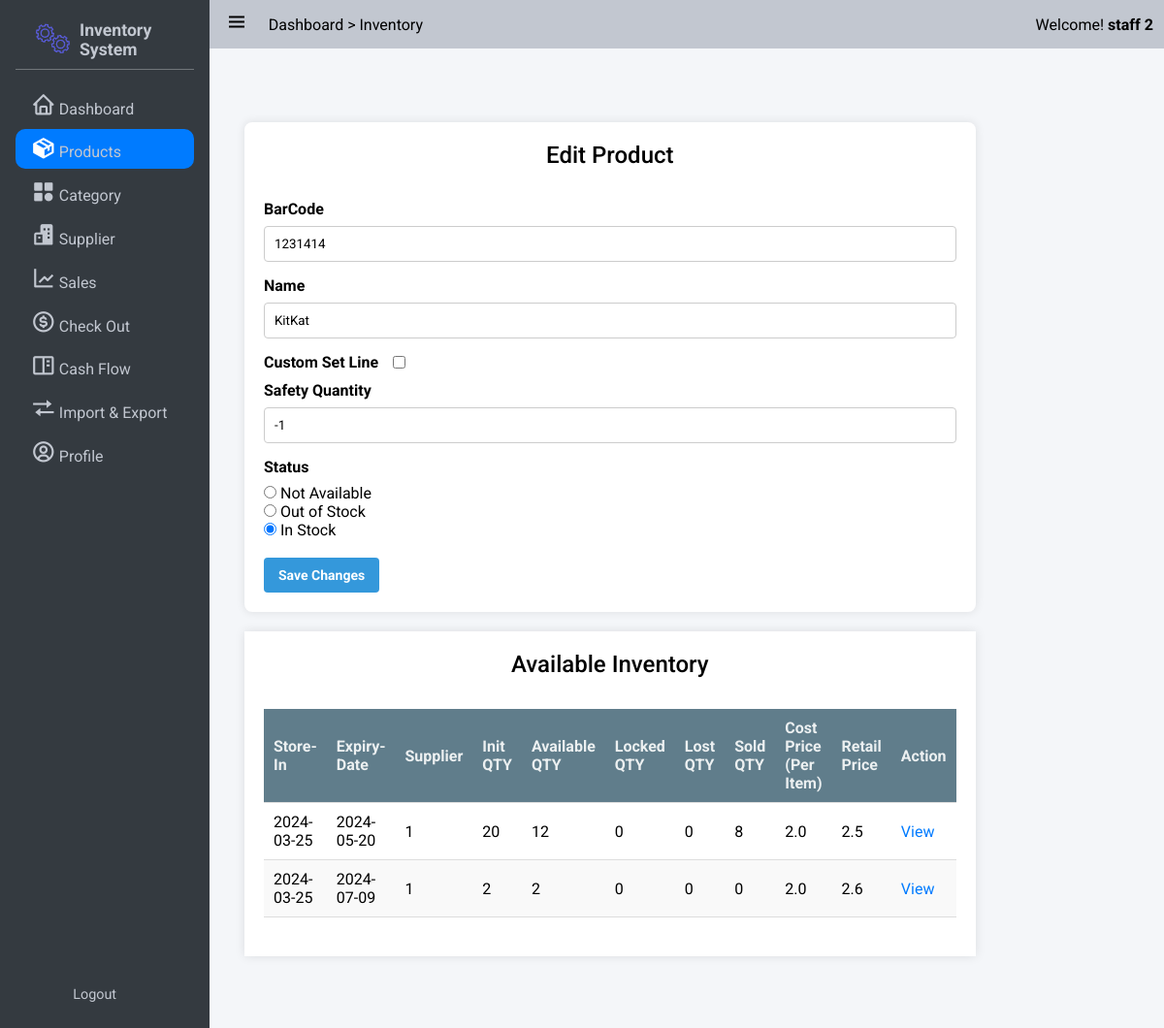
The app's page /products/1231414/ (signed in), older data.
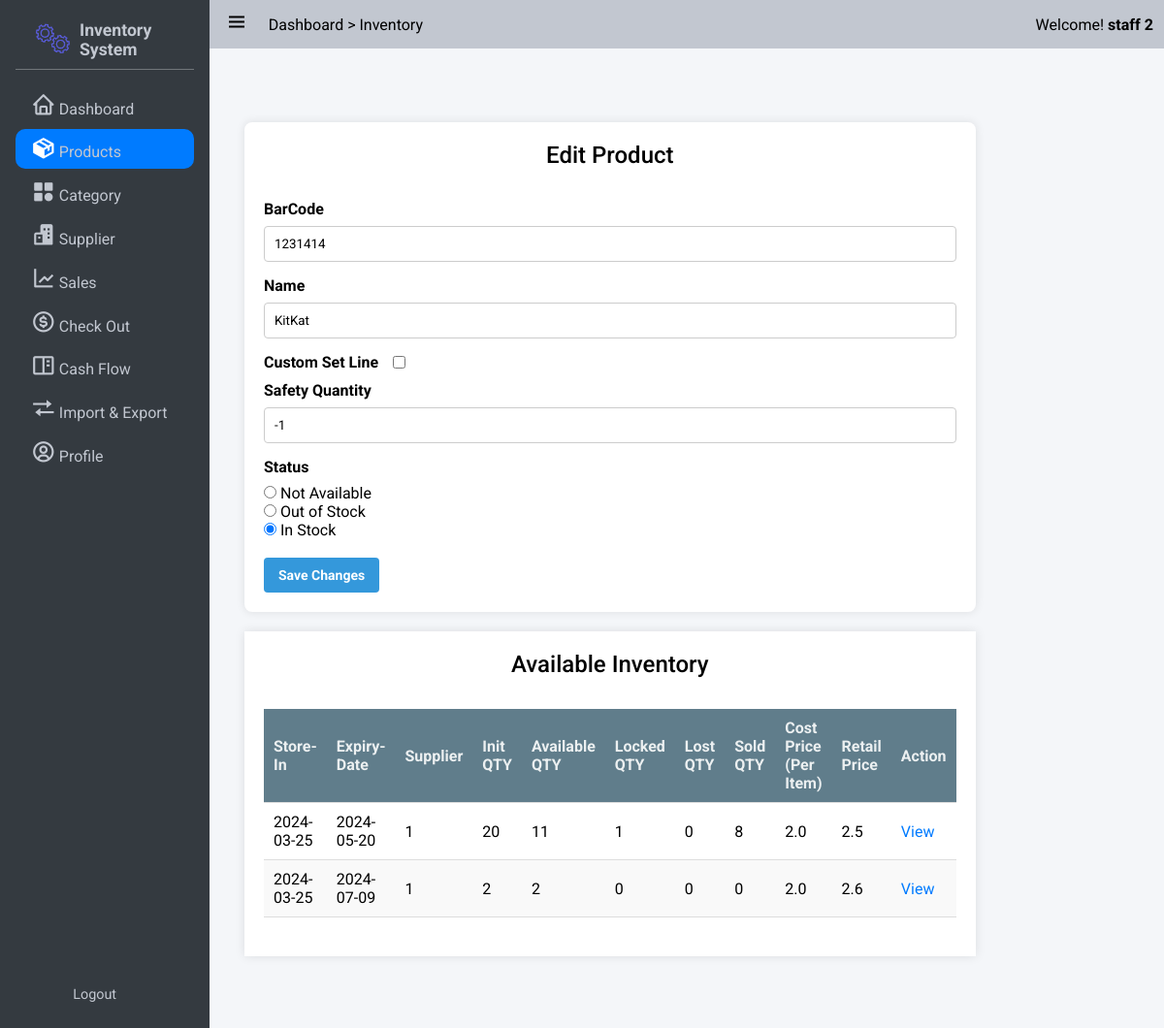
The same page, newer data.
### app/models/user.py (models this page shows, shortened)
class User(UserMixin,db.Model):
    __tablename__ = 'users'
    id = db.Column(db.Integer, primary_key=True)
    StaffID = db.Column(db.String,unique = True)
    First_Name = db.Column(db.String(100, collation='NOCASE'), nullable=False, server_default='')
    Last_Name = db.Column(db.String(100, collation='NOCASE'), nullable=False, server_default='')
    Email = db.Column(db.String(50), unique=True, nullable=False)
    Password = db.Column(db.String(80), nullable=False)
    pins = db.Column(db.Integer)
    roles = db.relationship('Role', secondary='user_roles')
    active = db.Column('is_active', db.Boolean(), nullable=False, server_default='1')
    Email_Confirmed_At = db.Column(db.DateTime())
    Last_Login = db.Column(db.DateTime())

### app/models/product.py (models this page shows, shortened)
class Product(db.Model):
    id = db.Column(db.Integer, nullable=False, primary_key=True)
    BarCode = db.Column(db.BigInteger,nullable=False)
    Name = db.Column(db.String, nullable=False)
    Safety_quantity = db.Column(db.Integer,nullable=False)
    Status = db.Column(db.String, nullable=False) # "NotAvailable","OutOfStock","InStock"
    Inventories = db.relationship('Inventory',backref='product',lazy=True)  # Improved loading
    Categories = db.relationship('Category',secondary=product_category, backref=db.backref('products', lazy=True), lazy='subquery')

class Inventory(db.Model):
    id = db.Column(db.Integer, nullable=False, primary_key=True)
    Product_id = db.Column(db.Integer,db.ForeignKey('product.id'),nullable=False)
    Supplier_id = db.Column(db.Integer,db.ForeignKey('supplier.id'),nullable=False)
    StockInDate = db.Column(db.Date, nullable=False)
    ExpiryDate = db.Column(db.Date, nullable=False)
    Init_QTY = db.Column(db.Integer, nullable=True)
    Available_QTY = db.Column(db.Integer, nullable=False)
    Locked_QTY = db.Column(db.Integer, nullable=False)
    Lost_QTY = db.Column(db.Integer, nullable=False)
    Sold_QTY = db.Column(db.Integer, nullable=False)
    CostPerItem = db.Column(db.Double, nullable=False)
    RetailPrice = db.Column(db.Double,nullable=False)

### app/product/product_routers.py (the view)
@bp.route('/<barcode>/', methods=['GET'])
@login_required
def get_product(barcode):
    if barcode:
        product = db.one_or_404(db.select(Product).filter_by(BarCode=barcode))
        suppliers = Supplier.query.all()
        inventories = product.Inventories
        categories = Category.query.all()
        form = CreateProductForm(obj=product)
        form.categories.choices = [(category.id, category.Name) for category in Category.query.all()]
        inventoryForm = InventoryForm()
        inventoryForm.supplier.choices = [(supplier.id,supplier.Name) for supplier in suppliers]
        return render_template('product/detail.html', product=product,categories = categories,inventories = inventories,suppliers=suppliers,form = form,inventoryForm=inventoryForm)
    else:
        return redirect(url_for('product.index'))

### app/templates/product/detail.html (shortened to what this page needs)
{% extends 'base.html' %}
{% block css_style %}
    <link rel="stylesheet" href="{{url_for('static',filename='css/flex.css')}}">
    <link rel="stylesheet" href="{{url_for('static',filename='css/grid.css')}}">
    <link rel="stylesheet" href="{{url_for('static',filename='css/form.css')}}">
    <link rel="stylesheet" href="{{url_for('static',filename='css/table.css')}}">
    <link rel="stylesheet" href="{{url_for('static',filename='css/category.css')}}">
{% endblock %}
{% block nav_inventory %}active{% endblock %}
{% block content %}
    <div class="grid-container four-two-grid">
        <div class="grid-item">
            <div class="form-container full_width">
            <h3>Edit Product</h3>
                <form method="POST" action="{{ url_for('product.edit_product',barcode = product.BarCode) }}">
                    {{ form.barcode.label }}
                    {{ form.barcode( value = product.BarCode) }}
                    {{ form.name.label }}
                    {{ form.name( value = product.Name) }}
                    <div class="flex flex-start-center" style="margin-bottom: 10px;">
                    {{ form.safety_quantity_custom.label(style='margin:0') }}
                    {{ form.safety_quantity_custom(style='margin-left:15px') }}
                   </div>
                    {{ form.safety_quantity.label }} {{ form.safety_quantity(value = product.Safety_quantity) }}
                    {{ form.status.label }}
                    {% for choice_key, choice_label in form.status.choices %}
                        <input type="radio"  name="status" value="{{choice_key}}" {% if choice_key == product.Status %} Checked {% endif %}> {{ choice_label }}
                        <br>
                    {% endfor %}
                    <br>
                    <button class="button info" type="submit">Save Changes</button>
                </form>
            </div>
            <div class="table-container">
                <h3>Available Inventory</h3>
                <table style="width: 100%;" class="">
                    <thead>
                        <tr>
                            <th>Store-In</th>
                            <th>Expiry-Date</th>
                            <th>Supplier</th>
                            <th>Init QTY</th>
                            <th>Available QTY</th>
                            <th>Locked QTY</th>
                            <th>Lost QTY</th>
                            <th>Sold QTY</th>
                            <th>Cost Price (Per Item)</th>
                            <th>Retail Price</th>
                            <th>Action</th>
                        </tr>
                    </thead>
                    <tbody>
                        {% for inventory in product.Inventories %}
                            <tr>
                                <form method="POST" action="" style="display: inline-block;">
                                    <td>
                                        <span>{{ inventory.StockInDate }}</span>
                                    </td>
                                    <td>
                                        <span>{{ inventory.ExpiryDate }}</span>
                                    </td>
                                    <td>
                                        <span>{{ inventory.Supplier_id }}</span>
                                    </td>
                                    <td>
                                        <span>{{ inventory.Init_QTY }}</span>
                                    </td>
                                    <td>
                                        <span>{{ inventory.Available_QTY }}</span>
                                    </td>
                                    <td>
                                        <span>{{ inventory.Locked_QTY }}</span>
                                    </td>
                                    <td>
                                        <span>{{ inventory.Lost_QTY}}</span>
                                    </td>
                                    <td>
                                        <span>{{ inventory.Sold_QTY }}</span>
                                    </td>
                                    <td>
                                        <span>{{ inventory.CostPerItem }}</span>
                                    </td>
                                    <td>
                                        <span>{{ inventory.RetailPrice }}</span>
                                    </td>
                                </form>
                                <td>
                                    <a href="{{url_for('product.inventory_detail',inventory=inventory.id)}}">View</a>
                                </td>
                            </tr>
                        {% endfor %}
                    </tbody>
                </table>
            </div>
        </div>
    </div>
{% endblock %}

### app/templates/base.html (shortened to what this page needs)
<!DOCTYPE html>
<html lang="en">
<head>
    <link rel="stylesheet" href="{{url_for('static',filename='css/button.css')}}">
    <link rel="stylesheet" href="{{url_for('static',filename='css/style.css')}}">
    <link rel="stylesheet" href="{{url_for('static',filename='css/responsive.css')}}">
    <link rel="stylesheet" href="{{url_for('static',filename='css/cards.css')}}">
    <link rel="stylesheet" href="{{url_for('static',filename='css/preloader.css')}}">
    <link href='https://unpkg.com/boxicons@2.1.4/css/boxicons.min.css' rel='stylesheet'>
    {% block css_style %}{% endblock %}
</head>
<body>
    <div class="wrapper">
        <aside class="opened" id="aside">
            <div class="sidebar">
                <div class="brand-items">
                    <div class="brand-logo">
                        <img src="{{url_for('static',filename='/img/gear-loader.gif')}}" alt="" class="brand-img">
                        <h3>Inventory System</h3>
                    </div>
                </div>
                <div class="menu-bar">
                    <div class="menu">
                        <ul class="menu-links">
                            <li class="menu-link {% block nav_dashboard %}{% endblock %}"><i class='nav-icon bx bx-home'></i><a href="{{ url_for('dashboard') }}">Dashboard</a></li>
                            <li class="menu-link {% block nav_inventory %}{% endblock %}"><i class='nav-icon bx bxs-package'></i><a href="{{ url_for('product.index') }}">Products</a></li>
                            <li class="menu-link {% block nav_category %}{% endblock %}"><i class='nav-icon bx bxs-category' ></i><a href="{{ url_for('category.index') }}">Category</a></li>
                            <li class="menu-link {% block nav_supplier %}{% endblock %}"><i class='nav-icon bx bxs-buildings' ></i><a href="{{ url_for('supplier.index') }}">Supplier</a></li>
                            <li class="menu-link {% block nav_report %}{% endblock %}"><i class='nav-icon bx bx-line-chart' ></i><a href="{{ url_for('sale.sales_index') }}">Sales</a></li>
                            <li class="menu-link {% block nav_checkout %}{% endblock %}"><i class='nav-icon bx bx-dollar-circle' ></i><a href="{{ url_for('sale.show_checkout_page') }}">Check Out</a></li>
                            <li class="menu-link {% block nav_cashflow %}{% endblock %}"><i class='nav-icon bx bx-book-content'></i><a href="{{url_for('cashflow.index')}}">Cash Flow</a></li>
                            <li class="menu-link {% block nav_ImExport %}{% endblock %}"><i class='nav-icon bx bx-transfer'></i><a href="{{url_for('main.imexport_overview')}}">Import & Export</a></li>
                            <li class="menu-link {% block nav_profile %}{% endblock %}"><i class='nav-icon bx bx-user-circle'></i><a href="{{url_for('user.get_staff',id=current_user.id)}}">Profile</a></li>
                        </ul>
                    </div>
                    <div class="bottom-content">
                        <li class="menu-link"><a href="{{url_for('auth.logout')}}">Logout</a></li>
                    </div>
                </div>
            </div>
        </aside>
       <div class="main">
            <header class="main-header">
                <div class="left-nav">
                    <div class="menu-burger">
                        <i class='bx bx-menu '></i>
                    </div>
                    <p>Dashboard > Inventory</p>
                </div>
                <div class="right-nav flex flex-center-center">
                    <span>Welcome! <b>{{current_user.Last_Name + ' ' + current_user.First_Name}}</b></span>
                </div>
            </header>
            <div class="main-container">
                    {% block content %} {% endblock %}
            </div>
        </div>
    </div>
    </body>
    </html>

Row changes from the older to the newer data that the page shows:
changed Inventory (number 1 of 2 on the later page): Available_QTY "12" → "11"; Locked_QTY "0" → "1"
